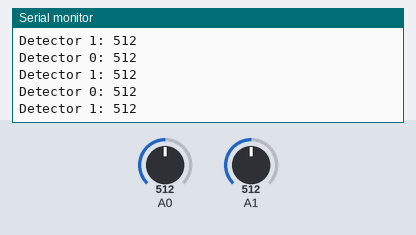
This sketch was run on a simulated Arduino Uno, built with avr-gcc and run on an emulated ATmega328P. Shown: the last lines printed to the serial monitor. The inputs (shaded band) are chosen by the test bench; at power-on: A0 = 512, A1 = 512.

Above: at 1.2 s.
1.3 s: A0 set to 716
At 1.57 s:
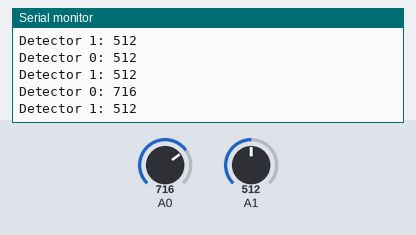
2.8 s: A1 set to 716
At 2.98 s:
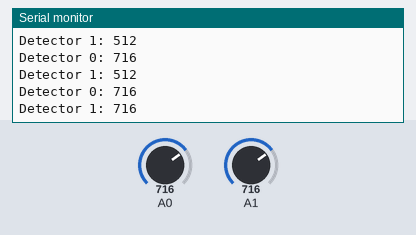
4.3 s: A0 set to 900
At 4.38 s:
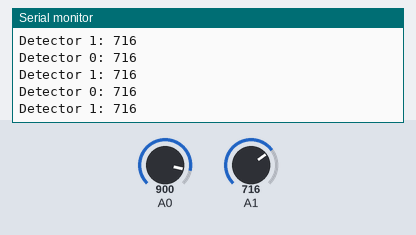
5.8 s: A1 set to 900
At 5.99 s:
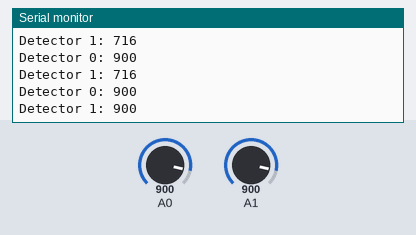
Timing chart, 0 to 8.3 s (numbered marks = the images above; inputs shaded):
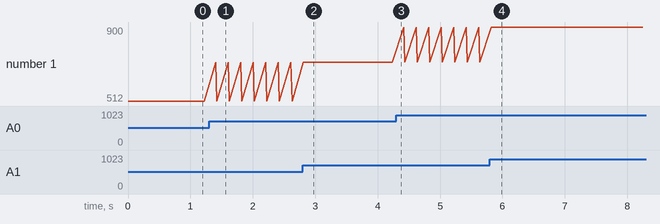

The sketch:

Sensor_distancia.ino
```cpp
int detector0= 0;
int detector1= 1;

void setup() {
pinMode(0, INPUT);
pinMode(1, INPUT);
Serial.begin(9600);// put your setup code here, to run once:

}

void loop() {
  detector0 = analogRead(0);
  detector1 = analogRead(1);
  Serial.print("Detector 0: ");
  Serial.println(detector0);
  Serial.print("Detector 1: ");
  Serial.println(detector1);
  delay(200);


  // put your main code here, to run repeatedly:

}
```

Measured:
- after the input at 1.3 s, the serial monitor: prints a new line after 0.11 s (image 1)
- after the input at 2.8 s, the serial monitor: prints a new line at once (image 2)
- after the input at 5.8 s, the serial monitor: prints a new line at once (image 4)
